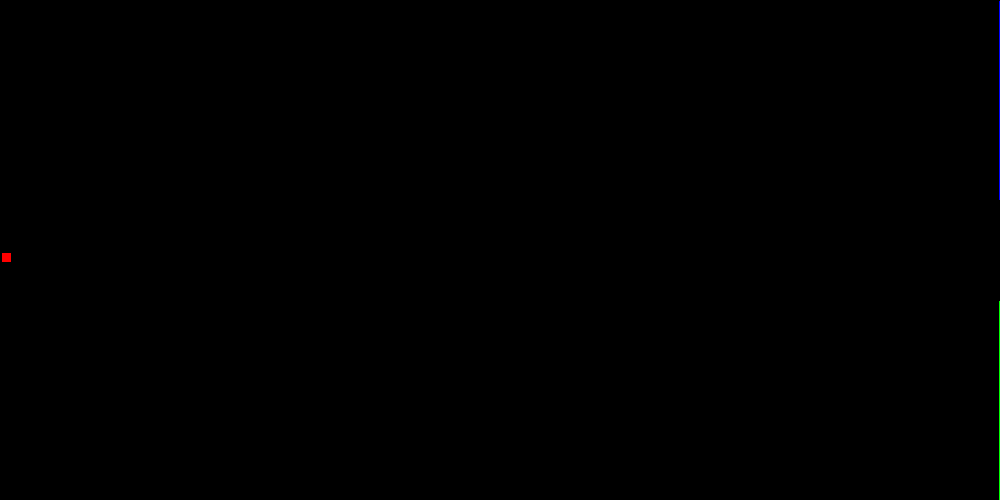
Frame 1 (no input)
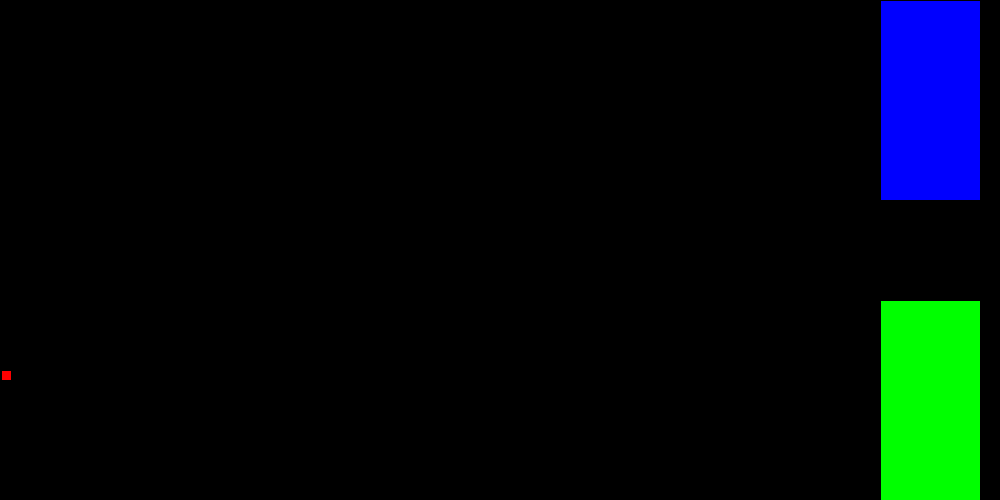
Frame 60 (the mouse pressed at the canvas centre just before this capture)
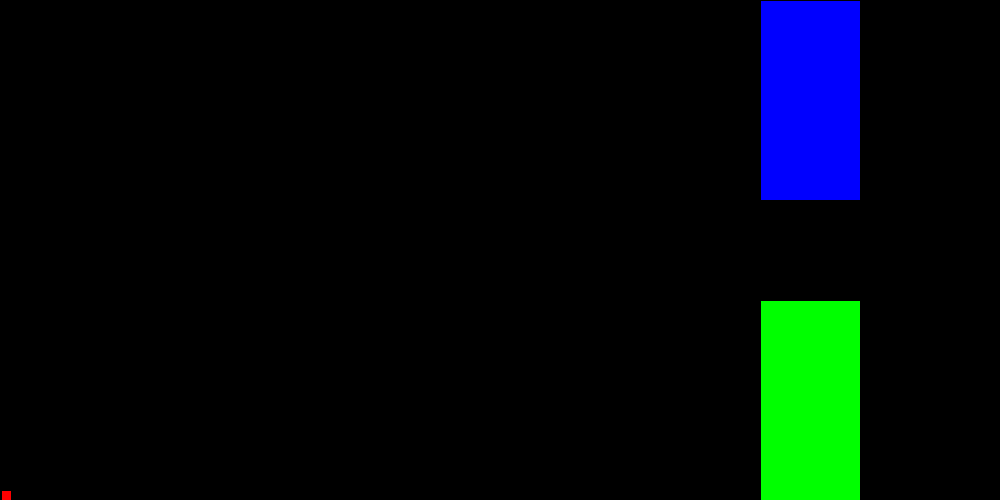
Frame 120 (the mouse held since frame 60 and released just before this capture)

The Processing sketch that drew these frames (run headless with seeded random() and noise(); from frame 60 on, the mouse is pressed at the canvas centre):

// Processing sketch: firstgame
// ── firstgame.pde
int a = 1000;
int a2 = 1500;
int b = 0;
int c = 300;

int x = 1;
int y = 250;

void setup(){ 
  size(1000,500);
  //background(0);
  frameRate(60);
}
void draw(){
   background(0);
   
   //the block
   // block one
   a -= 2;
   fill(0,0,255);
   rect(a,b,100,200);
   fill(0,255,0);
   rect(a,c,100,200);
   if (a < -100){
    a = 1000; 
   }
   //block two
   a2 -= 2;
   fill(0,0,255);
   rect(a2,b,100,200);
   fill(0,255,0);
   rect(a2,c,100,200);
   if (a2 < -100){
     a2 = 1000;
   }
   
   //player (the bird) 
    if (keyPressed){
      if (key == 'a'){
        for (int i = 0; i < 10; i++){
          y += -2;
        }
      }
    }else{
           y += 2;
    }
     //reset the bird
    if (y < 0 || y > 500){
      y = 250;
    }
    fill(255,0,0);
    rect(x,y,10,10);
     
     
     
  //}
   /*if (mouseButton ==RIGHT){
     background(0);
   }*/
}
